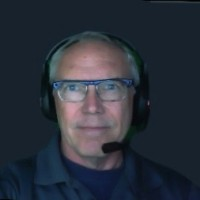
#> input picture instructor_photos/Causey, Ray.jpg, 200 x 200 px
$ python -i generate_graphic.py   (imports and definitions only)
#> lines starting #> are read from the running program, lines starting #| are printed output that depends on the picture
import os
import sys
import io
import datetime
from google.cloud import storage
# [1 line not run here, left out]

from PIL import Image, ImageDraw, ImageFont, ImageOps

def generate_trip_infographic(data):
    # --- Configuration & Constants ---
    width = 1200
    row_height = 400
    header_height = 250
    bg_color = "#0D2B63"  # Dark Navy
    bright_blue = "#4DA6FF"
    white = "#FFFFFF"
    black = "#000000"

    classes = data.get("classes", [])
    num_classes = len(classes)

    # Calculate rows based on custom mapping for 1-15 items
    layout_map = {
        1: [1], 2: [2], 3: [3], 4: [4], 5: [5],
        6: [3, 3], 7: [4, 3], 8: [4, 4], 9: [5, 4], 10: [5, 5],
        11: [4, 4, 3], 12: [4, 4, 4], 13: [5, 4, 4], 14: [5, 5, 4], 15: [5, 5, 5]
    }

    distribution = layout_map.get(num_classes, [5] * (num_classes // 5) + ([num_classes % 5] if num_classes % 5 else []))
    max_across = max(distribution) if distribution else 0
    center_layout = max_across < 5

    rows = []
    current_idx = 0
    for count in distribution:
        rows.append(classes[current_idx : current_idx + count])
        current_idx += count

    total_height = header_height + (len(rows) * row_height) + 100
    img = Image.new('RGB', (width, total_height), color=white)
    draw = ImageDraw.Draw(img)

    # [7 lines of commented-out code are left out]

    font_path = "Inter.ttf"
    font_bold_path = "Inter_24pt-Bold.ttf"
    try:
        # Checking if the file exists to provide a helpful error if it doesn't
        if not os.path.exists(font_path):
            raise FileNotFoundError(f"Font file not found at {font_path}")

        # Applying Inter.ttf to your various font sizes
        font_bold = ImageFont.truetype(font_bold_path, 24)
        font_bold2 = ImageFont.truetype(font_bold_path, 32)
        # font_bold2 = ImageFont.truetype(font_path, 32)
        font_bold3 = ImageFont.truetype(font_bold_path, 15)

        font_reg = ImageFont.truetype(font_path, 15)
        font_large = ImageFont.truetype(font_path, 40)

        # If you want a specific "Bold" version of Inter,
        # you would typically load Inter-Bold.ttf here.
        # Otherwise, PIL will use the standard Inter.ttf for all.

    except Exception as e:
        print(f"Warning: Could not load Inter.ttf ({e}). Falling back to default.")
        font_bold = font_reg = font_large = ImageFont.load_default()


    storage_client = None
    try:
        storage_client = storage.Client()
    except Exception as e:
        print(f"Warning: Could not initialize storage client ({e})")

    # --- 1. Header Construction ---
    # Fetch & Draw Google Cloud Logo from GCS
    try:
        if not storage_client:
            raise Exception("Storage client not initialized")
        bucket = storage_client.bucket("roitraining-dashboard-grounding")
        gc_logo_blob = bucket.blob("company_logos/Cloud TRIP Report logo.png")
        gc_logo_bytes = gc_logo_blob.download_as_bytes()
        gc_logo = Image.open(io.BytesIO(gc_logo_bytes))
        attendee_logo = None
        try:
            attendee_logo_blob = bucket.blob("company_logos/attendee icon.png") # Adjust path as needed
            attendee_bytes = attendee_logo_blob.download_as_bytes()
            attendee_logo = Image.open(io.BytesIO(attendee_bytes)).convert("RGBA")

            # Scale to fit nicely (e.g., 27px height - 40% smaller than previous 45px)
            icon_h = 27
            aspect = attendee_logo.width / attendee_logo.height
            attendee_logo = attendee_logo.resize((int(icon_h * aspect), icon_h), Image.Resampling.LANCZOS)
        except Exception as e:
            print(f"Warning: Could not fetch attendee logo ({e})")


        # Trim whitespace from Google Cloud logo
        if gc_logo.mode != 'RGBA':
            gc_logo = gc_logo.convert('RGBA')
        bbox = gc_logo.getbbox()
        if bbox:
            gc_logo = gc_logo.crop(bbox)

        # Scale Google Cloud logo (making it bigger)
        gc_logo_h = 80
        aspect = gc_logo.width / gc_logo.height
        gc_logo = gc_logo.resize((int(gc_logo_h * aspect), gc_logo_h), Image.Resampling.LANCZOS)

        img.paste(gc_logo, (50, 42), mask=gc_logo if gc_logo.mode == 'RGBA' else None)
        title_x = 50 + int(gc_logo_h * aspect) + 15
    except Exception as e:
        print(f"Warning: Could not fetch Google Cloud logo ({e})")
        title_x = 50

    # Draw "TRIP Report" title
    # draw.text((title_x, 40), "TRIP Report", fill=black, font=font_large)

    try:
        if not storage_client:
            raise Exception("Storage client not initialized")
        bucket_name = "roitraining-dashboard-grounding"
        blob_name = f"company_logos/{data['company']}.png"

        # storage_client already initialized above
        bucket = storage_client.bucket(bucket_name)
        blob = bucket.blob(blob_name)

        logo_bytes = blob.download_as_bytes()
        company_logo = Image.open(io.BytesIO(logo_bytes))

        # Trim whitespace from company logo
        if company_logo.mode != 'RGBA':
            company_logo = company_logo.convert('RGBA')
        bbox = company_logo.getbbox()
        if bbox:
            company_logo = company_logo.crop(bbox)

        # Scale logo to be 20% smaller than previous 70px (70 * 0.8 = 56)
        max_logo_h = 56
        aspect_ratio = company_logo.width / company_logo.height
        new_w = int(max_logo_h * aspect_ratio)
        company_logo = company_logo.resize((new_w, max_logo_h), Image.Resampling.LANCZOS)

        # Paste logo moved 50px to the right (from x=50 to x=100)
        company_logo_y = 122 + 10
        img.paste(company_logo, (100, company_logo_y), mask=company_logo if company_logo.mode == 'RGBA' else None)
        print(f"Successfully added logo: {blob_name}")
    except Exception as e:
        print(f"Warning: Could not fetch company logo from GCS ({e}). Leaving blank.")

    # --- 2. Dark Blue Section ---
    draw.rectangle([0, header_height - 50, width, total_height], fill=bg_color)

    title_text = "Completed PLLJ Training Overview"
    company_text = data["company"]

    if center_layout:
        bbox_title = draw.textbbox((0, 0), title_text, font=font_bold)
        title_w = bbox_title[2] - bbox_title[0]
        draw.text(((width - title_w) // 2, header_height - 30), title_text, fill=white, font=font_bold)

        bbox_company = draw.textbbox((0, 0), company_text.upper(), font=font_bold)
        company_w = bbox_company[2] - bbox_company[0]
        draw.text(((width - company_w) // 2, header_height + 14), company_text.upper(), fill=bright_blue, font=font_bold2)
    else:
        draw.text((50, header_height - 30), title_text, fill=white, font=font_large)
        draw.text((50, header_height + 14), company_text.upper(), fill=bright_blue, font=font_bold2)

    # --- 3. Timeline Rows ---
    current_y = header_height + 150
    margin = 50
    items_per_row = 5
    min_gap = 20

    # Calculate card width dynamically based on items per row and minimum gap
    content_width = width - (2 * margin)
    card_w = (content_width - (items_per_row - 1) * min_gap) / items_per_row

    # Calculate fixed step and padding based on the dynamic card width
    padding = margin + (card_w / 2)
    fixed_step = card_w + min_gap

    # Cache for instructor photos to avoid redundant downloads
    instructor_cache = {}

    for row in rows:
        num_in_row = len(row)

        # Calculate x-positions
        if center_layout:
            row_width = (num_in_row - 1) * fixed_step + card_w
            row_start_x = (width - row_width) / 2
            x_positions = [int(row_start_x + card_w/2 + (i * fixed_step)) for i in range(num_in_row)]
        else:
            # Calculate x-positions using the fixed step
            x_positions = [int(padding + (i * fixed_step)) for i in range(num_in_row)]

        # Draw horizontal timeline line for the items in this row
        if num_in_row > 1:
            draw.line([(x_positions[0], current_y), (x_positions[-1], current_y)], fill=bright_blue, width=3)
        elif num_in_row == 1:
            # For a single item, draw a small horizontal stub or just the vertical connector
            pass

        for i, entry in enumerate(row):
            x = x_positions[i]
            instructor_name = entry['instructor']

            # --- Vertical connector ---
            # We define the bar height clearly to use as anchor points
            bar_half_length = 40
            line_top = current_y - bar_half_length
            line_bottom = current_y + bar_half_length

            draw.line([(x, line_top), (x, line_bottom)], fill=bright_blue, width=3)


            # --- Date Pill (Moved Up) ---
            # Pill height is 50, so its bottom (y2) should be line_top
            pill_w, pill_h = 140, 50
            pill_top = line_top - pill_h
            draw.rounded_rectangle([x - pill_w//2, pill_top, x + pill_w//2, line_top],
                                   radius=20, fill="#345491")

            # Centering text inside the moved pill
            draw.text((x - 45, pill_top + 15), entry['date'], fill=white, font=font_reg)


            # --- Course Card (Below) ---
            card_h = 180
            card_top = current_y + 40
            draw.rounded_rectangle([x - card_w//2, card_top, x + card_w//2, card_top + card_h],
                                   radius=15, fill="#2A4A8E")

            # Course Title (wrapped, max 3 lines)
            title = entry['title']
            max_title_w = card_w - 20
            words = title.split()
            title_lines = []
            while words and len(title_lines) < 3:
                line = ""
                while words and draw.textbbox((0, 0), line + words[0], font=font_reg)[2] < max_title_w:
                    line += (words.pop(0) + " ")
                if not line: line = words.pop(0)
                title_lines.append(line.strip())

            if words: # If there's still more text after 3 lines
                title_lines[-1] = title_lines[-1][:max(0, len(title_lines[-1])-3)] + "..."

            for j, line in enumerate(title_lines):
                draw.text((x - card_w//2 + 10, card_top + 10 + (j * 20)), line, fill=white, font=font_reg)

            # --- Instructor & Attendee Stacking (Lower Left) ---
            # 1. Attendee Info (Bottom-most)
            attendee_margin = 10
            photo_size = 50 # Defined here for coordination
            attendee_text = str(entry['attendees'])

            if attendee_logo:
                # Center the icon under the instructor photo
                at_icon_x = x - card_w//2 + attendee_margin + (photo_size // 2) - (attendee_logo.width // 2)
                at_icon_y = card_top + card_h - attendee_logo.height - attendee_margin

                at_text_x = at_icon_x + attendee_logo.width + 8
                # Align text baseline with logo (roughly +6px for small logo)
                at_text_y = at_icon_y + 6

                img.paste(attendee_logo, (int(at_icon_x), int(at_icon_y)), mask=attendee_logo)
                draw.text((at_text_x, at_text_y), attendee_text, fill=white, font=font_bold3)

                # Use attendee top as anchor for instructor
                ref_y = at_icon_y
            else:
                # Fallback to emoji
                emoji_text = f"👤 {attendee_text}"
                ebbox = draw.textbbox((0, 0), emoji_text, font=font_bold3)
                emoji_width = ebbox[2] - ebbox[0]

                # Center the emoji under where the instructor photo would be
                at_text_x = x - card_w//2 + attendee_margin + (photo_size // 2) - (emoji_width // 2)
                at_text_y = card_top + card_h - 25 - attendee_margin
                draw.text((at_text_x, at_text_y), emoji_text, fill=white, font=font_bold3)
                ref_y = at_text_y

            # 2. Instructor Info (Stacked Above Attendee)
            photo_x = x - card_w//2 + attendee_margin
            # Move up from attendee info with a 10px gap
            photo_y = ref_y - photo_size - 10
            circle_bbox = [photo_x, photo_y, photo_x + photo_size, photo_y + photo_size]

            # --- Instructor Photo Logic ---
            try:
                if instructor_name not in instructor_cache:
                    blob_name = f"instructor_photos/{instructor_name}.jpg"
                    bucket = storage_client.bucket("roitraining-dashboard-grounding")
                    blob = bucket.blob(blob_name)
                    photo_bytes = blob.download_as_bytes()
                    photo_img = Image.open(io.BytesIO(photo_bytes)).convert("RGBA")
                    crop_res = 100
                    photo_img = ImageOps.fit(photo_img, (crop_res, crop_res), centering=(0.5, 0.5))
                    mask = Image.new('L', (crop_res, crop_res), 0)
                    mask_draw = ImageDraw.Draw(mask)
                    mask_draw.ellipse((0, 0, crop_res, crop_res), fill=255)
                    circular_photo = Image.new('RGBA', (crop_res, crop_res), (0, 0, 0, 0))
                    circular_photo.paste(photo_img, (0, 0), mask=mask)
                    circular_photo = circular_photo.resize((photo_size, photo_size), Image.Resampling.LANCZOS)
                    instructor_cache[instructor_name] = circular_photo

                img.paste(instructor_cache[instructor_name], (int(circle_bbox[0]), int(circle_bbox[1])),
                          mask=instructor_cache[instructor_name])
            except Exception as e:
                print(f"Warning: Could not fetch instructor photo for {instructor_name} ({e}). Leaving blank.")

            # Instructor Name
            name_x = photo_x + photo_size + 10
            name_parts = instructor_name.split(' ')
            draw.text((name_x, photo_y + 5), name_parts[0], fill=white, font=font_reg)
            draw.text((name_x, photo_y + 25), name_parts[1], fill=white, font=font_reg)


            # --- Timeline Connector Dots (Drawn on top to ensure circles) ---
            dot_radius = 6
            # Top dot: centered at line_top + dot_radius, so its top edge touches line_top
            draw.ellipse([x - dot_radius, line_top, x + dot_radius, line_top + 2 * dot_radius], fill=bright_blue)
            # Bottom dot: centered at line_bottom - dot_radius, so its bottom edge touches line_bottom
            draw.ellipse([x - dot_radius, line_bottom - 2 * dot_radius, x + dot_radius, line_bottom], fill=bright_blue)

        current_y += row_height

    # --- 4. Footer ---
    try:
        # Fetch & Draw ROI Logo
        # storage_client already initialized
        roi_logo_blob = bucket.blob("company_logos/ROI.png")
        roi_logo_bytes = roi_logo_blob.download_as_bytes()
        roi_logo = Image.open(io.BytesIO(roi_logo_bytes))

        # Trim & Scale
        if roi_logo.mode != 'RGBA':
            roi_logo = roi_logo.convert('RGBA')
        roi_bbox = roi_logo.getbbox()
        if roi_bbox:
            roi_logo = roi_logo.crop(roi_bbox)

        roi_h = 40
        aspect = roi_logo.width / roi_logo.height
        roi_logo = roi_logo.resize((int(roi_h * aspect), roi_h), Image.Resampling.LANCZOS)

        img.paste(roi_logo, (50, total_height - 65), mask=roi_logo if roi_logo.mode == 'RGBA' else None)
    except Exception as e:
        print(f"Warning: Could not fetch ROI logo for footer ({e})")
        draw.text((50, total_height - 60), "🌐 ROI Training", fill=white, font=font_reg)

    return img


# [32 lines not run here, left out]

>>> import cv2
>>> picture = cv2.imread('../instructor_photos/Causey, Ray.jpg', cv2.IMREAD_GRAYSCALE)
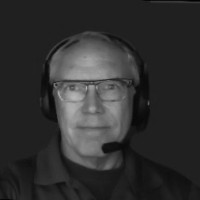
#> picture: shape (200, 200); min 2, max 183, mean 47.7
#> (the run stopped early here; a loop or call above may not have finished)
